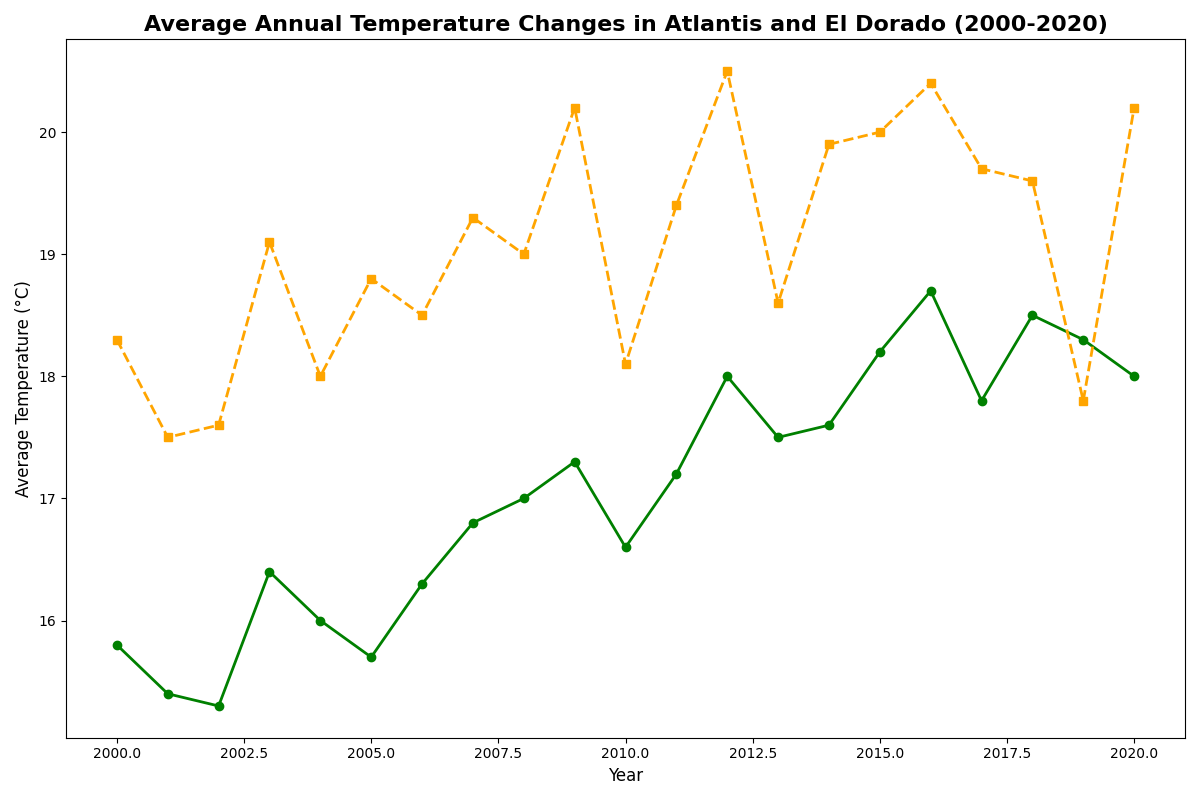

Reproduce this figure in Python.
import matplotlib.pyplot as plt

years = list(range(2000, 2021))
temp_atlantis = [15.8, 15.4, 15.3, 16.4, 16.0, 15.7, 16.3, 16.8, 17.0, 17.3, 16.6, 17.2, 18.0, 17.5, 17.6, 18.2, 18.7, 17.8, 18.5, 18.3, 18.0]
temp_el_dorado = [18.3, 17.5, 17.6, 19.1, 18.0, 18.8, 18.5, 19.3, 19.0, 20.2, 18.1, 19.4, 20.5, 18.6, 19.9, 20.0, 20.4, 19.7, 19.6, 17.8, 20.2]

fig, ax = plt.subplots(figsize=(12, 8))

ax.plot(years, temp_atlantis, marker='o', linestyle='-', color='green', linewidth=2)
ax.plot(years, temp_el_dorado, marker='s', linestyle='--', color='orange', linewidth=2)

plt.title('Average Annual Temperature Changes in Atlantis and El Dorado (2000-2020)', fontsize=16, fontweight='bold')
plt.xlabel('Year', fontsize=12)
plt.ylabel('Average Temperature (°C)', fontsize=12)

plt.tight_layout()
plt.show()
